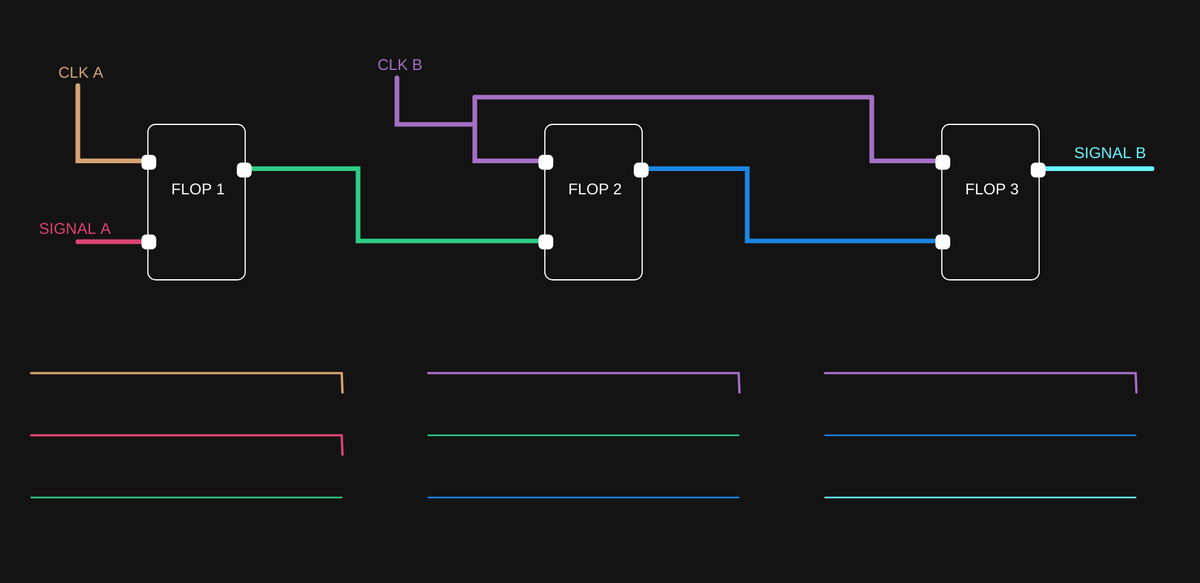
Frame 1 (no input)
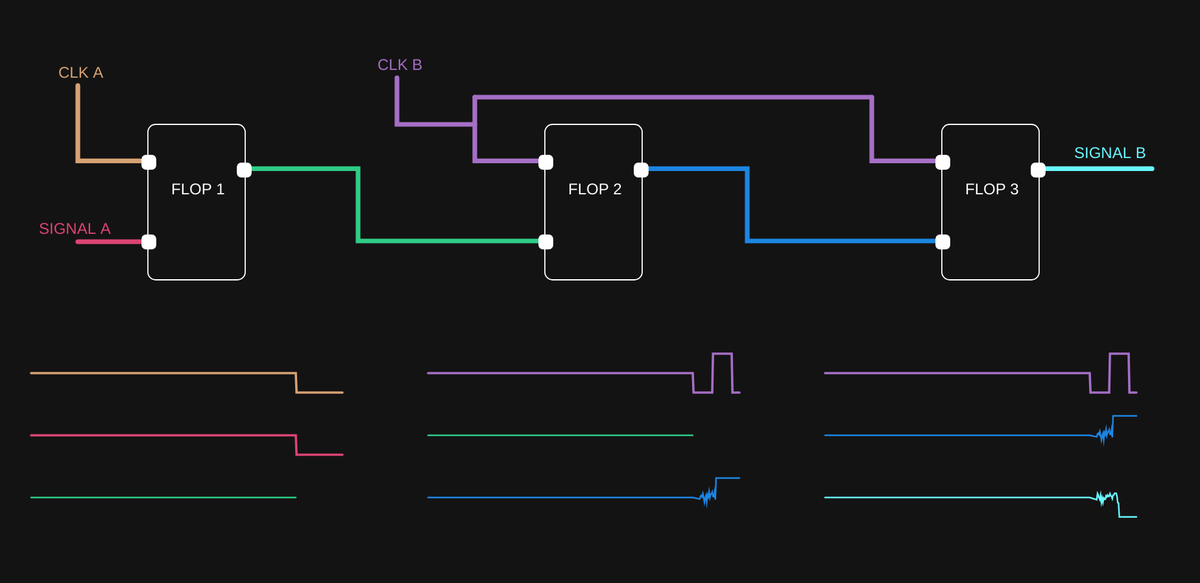
Frame 60 (no input)
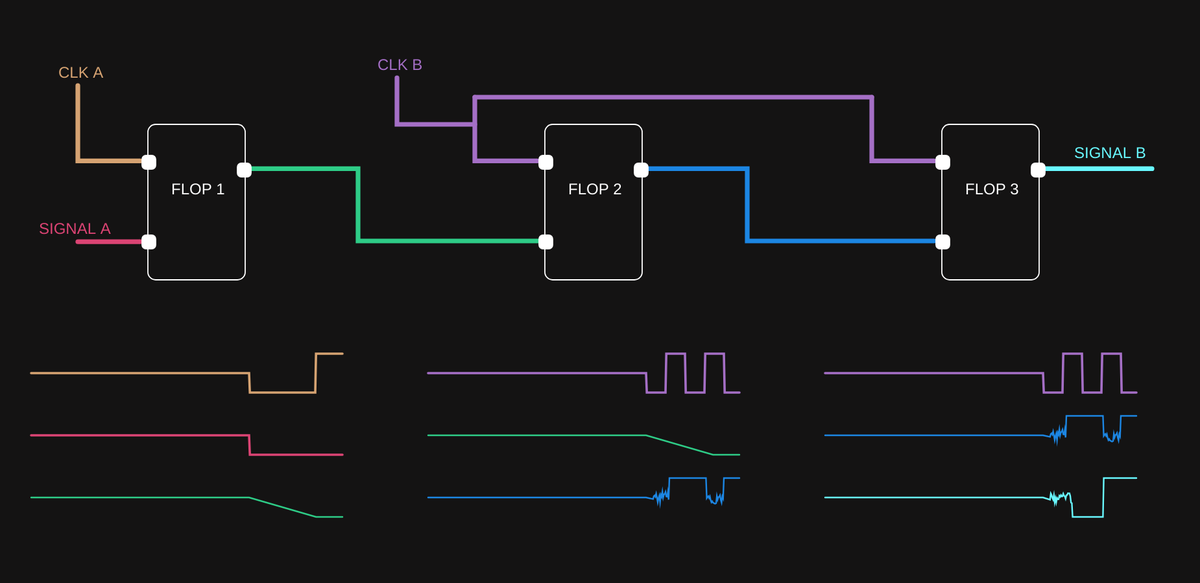
Frame 120 (the mouse pressed at the canvas centre since frame 60)

The p5.js sketch that drew these frames (run headless with seeded random() and noise() and a simulated clock; from frame 60 on, the mouse is pressed at the canvas centre):

// p5.js sketch
// ── sketch.js
const TIME_STEP = 2;
const GRAPH_SIZE = 400; 
const VOFFSET = 25;
const META_VOFFSET = 10;
const OVERSHOOT = 7;

err_inj = 0;

// CLOCK 1
let clk1;
let clk1_graph = [];

// CLOCK 2
let clk2;
let clk2_graph = [];

// OSCILLATOR (acts as data input)
let osc;
let osc_graph = [];

// FLOP 1
let flop1;
let flop1_graph = [];

// FLOP 2
let flop2;
let flop2_graph = [];

// FLOP 3
let flop3;
let flop3_graph = [];


function setup() {
  clk1  = new Clock(170, -1, 0);
  clk2  = new Clock(50, -1, 0);
  osc   = new Clock(250, -1, 0);
  flop1 = new Flop(1, 1);
  flop2 = new Flop(10, 15);
  flop3 = new Flop(10, 15);

  // assign initial values of all graphs to be zero
  for (let i = 0; i <= GRAPH_SIZE; i++) {
    clk1_graph[i] = 0;
    osc_graph[i] = 0;
    flop1_graph[i] = 0;
    clk2_graph[i] = 0;
    flop2_graph[i] = 0;
    flop3_graph[i] = 0;
  }

  // put setup code here
  createCanvas(1850, 900);
  background("#46404b");
  

  frameRate(60);
}

function draw() {
  clear();
  background("#141313");
  scale(1.2, 1.2, 1); // TEMP CODE FOR MAKING THINGS LARGER
  // scale(2, 2, 1); // TEMP CODE FOR MAKING THINGS LARGER


  connect();
  labels();


  // CLOCK 1
  clk1.instantiate();
  clk1.update(clk1_graph);
  clk1_graph = clk1.graph;
  translate(40, 480);
  clk1.draw("#d6a372");

  // OSCILLATOR (ACTS AS DATA)
  osc.fake_clk = err_inj;
  osc.instantiate();
  osc.update(osc_graph);
  osc_graph = osc.graph;
  translate(0, 80);
  osc.draw("#dc4474");


  // FLOP 1
  flop1.instantiate(clk1_graph[clk1_graph.length - 1], osc_graph[osc_graph.length - 1], 0);
  flop1.update(flop1_graph);
  flop1_graph = flop1.graph;
  flop1.draw_flop(150, -400, 2.5);
  translate(0, 80);
  flop1.draw("#2ecc87");
   
   
  // CLOCK 2
  clk2.instantiate();
  clk2.update(clk2_graph);
  clk2_graph = clk2.graph;
  translate(510, -160);
  clk2.draw("#a56fc6");
  
  translate(0, 80);
  flop1.draw("#2ecc87"); // for visualization

  // FLOP 2
  flop2.instantiate(clk2_graph[clk2_graph.length - 1], flop1_graph[flop1_graph.length - 1], 1);
  flop2.update(flop2_graph);
  flop2.debug();
  flop2_graph = flop2.graph;
  flop2.draw_flop(150, -400, 2.5);
  translate(0, 80);
  flop2.draw("#1c86e3");

  // FLOP 3
  flop3.instantiate(clk2_graph[clk2_graph.length - 1], flop2_graph[flop2_graph.length - 1], 0);
  flop3.update(flop3_graph);
  flop3_graph = flop3.graph;
  translate(510, -160);
  clk2.draw("#a56fc6"); // for visualization
  translate(0, 80);
  flop2.draw("#1c86e3"); // for visualization
  flop3.draw_flop(150, -400, 2.5);
  translate(0, 80);
  flop3.draw("#68f8ff");

}



class Clock {
  constructor(hold_time, skew_time, fake_clk) {
    // parameters
    this.hold_time = hold_time;
    this.skew_time = skew_time;
    this.fake_clk = fake_clk;

    
    // internal variables
    let time, ttime, curr_state, prev_state, real_clk;
    let graph = [];

    this.time  = 0;
    this.ttime = null;
    this.curr_state = 1; 
    this.prev_state = null; 
    this.real_clk = null;
  }

  instantiate() {

    // SO WE CAN REUSE CLOCK AS LIKE CONTROLLABLE OSCILlATORS
    if (this.fake_clk == 1) {
      if (this.real_clk == null) { 
        this.real_clk = this.hold_time;
        this.hold_time = this.hold_time/20;
      }
    } else {
      if (this.real_clk != null) { this.hold_time = this.real_clk; }
      this.real_clk = null;
    }

    if (this.time > 0 && this.time < this.hold_time) {
      // console.log("TIME : ", time, "TTIME : ", ttime, "STATE : ", curr_state);
    } else {
      if (this.ttime == null) {
        this.ttime = this.time;
        this.prev_state = this.curr_state;
        // console.log("GET TTIME : ", this.time);
      }
      if (this.time - this.ttime >= this.skew_time) {
        this.curr_state = this.prev_state*-1
        this.time = 0;
        this.ttime = null;
        // console.log("SKEW");
      } else {
        this.curr_state = 0;
        // console.log("RELEASE : ", this.time);
      }
    }
    // increment internal timer
    this.time += TIME_STEP;
  }

  update(graph) {
    // get value of graphs
    this.graph = graph;
    
    // update graph
    this.graph.shift();
    if (this.curr_state > 0) {
      this.graph.push(VOFFSET*-1);
    } else if (this.curr_state < 0) {
      this.graph.push(VOFFSET);
    } else if (this.curr_state == 0) {
      this.graph.push(VOFFSET*0);
    }
  }

  draw(color) {
    push();
    strokeWeight(3);
    stroke(color);
    noFill();
    beginShape();
    for (let i = 0; i <= this.graph.length; i++) {
      vertex(i , this.graph[i]);
    }
    endShape();
    pop();
  }

  debug() {
    console.log("INTERAL TIME : ", this.time);
    console.log("CURR STATE : ", this.curr_state);
  }
} // END OF CLASS CLOCK



class Flop {
  constructor(setup_time, hold_time) {
    this.setup_time = setup_time;
    this.hold_time = hold_time;

    let time, ttime, curr_state, prev_state;
    this.time = 0;
    this.ttime = 0;
    this.curr_state = 1;
    this.prev_state = null;

    let clk_in, data_in, sample_flag;
    this.clk_in = null;
    this.data_in = null;
    this.sample_flag = 0;
    
    //zero since assume, signal toggles from unknown to some value at time 0
    let data_toggle_time = 0;
    let clk_toggle_time  = 0;
    let data_minus_clk_time = 0;

    let stabilization_time;
    // 2.5 just some number I based, based on the ratio of the input clock's period
    this.stabilization_time =  (this.setup_time + this.hold_time)*3

    // use this for randomizing the time it takes for the flop to de-mestabilized
    this.stabilization_delta = null;

    let smoothie;
    this.smoothie = 0;

    let stab_area = (this.stabilization_time / 4);
    let meta_value = 0;
    let meta_ttime = 0;

    let propagation_delay;
    // i want delays to be proportional to the flop's timing, so most of these values are derived
    this.propagation_delay = this.hold_time - this.setup_time;
    let prop_ttime;
    this.prop_ttime = 1;

    let prop_flag;
    this.prop_flag = 1;


    let prop_hold_val;
    let prop_next_val;
    this.prop_hold_val = 0;
    this.prop_next_val = 0;

    let graph = [];
  }

  instantiate(clk, data, debug) {
    // CAPTURE POSEDGE
    if (this.clk_in != clk && clk < 0) {
      // capture initial value, for modelling propagation delay 
      this.prop_flag = 1;
      this.prop_hold_val = this.curr_state; 
      this.prop_next_val = null;
      
      // we need to this piecewise function since the data inputs are no longer normalized to
      // note the reverse stuff, because of graphing...
      // 1 to -1, when it is sampled from outside the class
      if (data > 0 ) { this.curr_state = -1; };
      if (data == 0 ) { this.curr_state = 0; };
      if (data < 0) { this.curr_state = 1; };
      this.sample_flag = 1;
      this.clk_toggle_time = this.time;
      this.prop_ttime = 0;

      if (debug == 1) {
        console.log("POSTIME : ", this.clk_toggle_time);
      }
    }

    // CHECK FOR SETUP TIME
    if (this.sample_flag == 1 && this.clk_toggle_time - this.data_toggle_time <= this.setup_time) {
      this.curr_state = 0;
      console.log("SETUP TIMING VIOLATION : ", this.clk_toggle_time - this.data_toggle_time);
    }
    
    // CAPTURE DATA EDGES
    // important to do this after the sampling time check
    if (this.data_in != data) {
      this.data_toggle_time = this.time;
      if (debug == 1) {
        console.log("DATTIME : ", this.data_toggle_time);
      }
    }

    // CHECK FOR HOLD TIME
    this.data_minus_clk_time = this.data_toggle_time - this.clk_toggle_time; 
    if (this.data_minus_clk_time <= this.hold_time && this.data_minus_clk_time >= 0 && this.prop_flag == 1) {
      this.curr_state = 0;
      console.log("HOLD TIMING VIOLATION : ", this.data_toggle_time - this.clk_toggle_time);
    }

    if (this.sample_flag == 1) {
      this.ttime += TIME_STEP;
      if (this.ttime >= this.hold_time) {
        this.ttime = 0;
        this.sample_flag = 0;
      }
    }

    // PROPAGATION DELAY
    if (this.prop_ttime <= this.propagation_delay) {
      if (this.prop_next_val == null) { 
        this.prop_next_val = this.curr_state; 
      }
      if (this.prop_hold_val == null) { 
          if (this.graph[0] > 0 )  { this.prop_hold_val = -1; };
          if (this.graph[0] == 0 ) { this.prop_hold_val = 0; };
          if (this.graph[0] < 0)   { this.prop_hold_val = 1; };
      }
      this.curr_state = this.prop_hold_val;
      // console.log("HOLD VALUE : ", this.curr_state);
      // console.log("NEXT VALUE : ", this.prop_next_val);
      this.prop_ttime += TIME_STEP;
    }
    if (this.prop_flag == 1 && this.prop_ttime > this.propagation_delay) {
      this.curr_state = this.prop_next_val;
      // METASTABILITY
      if (this.stabilization_delta == null) { this.stabilization_delta = random((this.stabilization_time/2), this.stabilization_time); }
      if (this.curr_state == 0 && this.meta_ttime <= this.stabilization_delta) {
      // if (this.curr_state == 0 && this.meta_ttime <= (this.stabilization_time + random(0, this.stabilization_delta))) {
        // make animations look nicer (remove jagginess and like "random" feel)
        if (this.smoothie <= 1.2) {
          this.smoothie += 0.3;
        } else {
          this.smoothie = 0;
          this.meta_value = noise(this.time);
        }
        this.meta_ttime += TIME_STEP;
      } else {
        // if (this.meta_ttime >= this.stabilization_time) {
        if (this.meta_ttime >= this.stabilization_delta) {
          console.log("BEFORE RANDOM (meta_value) : ", this.graph[0]);
          if (this.graph[this.graph.length - 2] > 0) { this.curr_state = -1;}
          if (this.graph[this.graph.length - 2] < 0) { this.curr_state = 1;}
          // if 0.509 = leaning 
          // if 0.78  = leaning LOW
          // this.curr_state = random([1, -1]);
          this.prop_next_val = null;
          this.prop_hold_val = null;
          this.stabilization_delta = null;
          this.prop_flag = 0;
          console.log("APPEAR ONCE?");
        }
        this.meta_ttime = 0;
      }
    }
    this.clk_in = clk;
    this.data_in = data;



    this.sample_flag = 0;

    // increment internal timer
    this.time += TIME_STEP;
  }

  update(graph) {
    // get value of graphs
    this.graph = graph;

    if (this.curr_state == null) {this.curr_state = 0;}
    console.log("STATE GRAPH: ", this.curr_state);
    
    // update graph
    this.graph.shift();
    if (this.curr_state > 0) {
      this.graph.push(VOFFSET*-1);
    } else if (this.curr_state < 0) {
      this.graph.push(VOFFSET);
    } else if (this.curr_state == 0) {
      // -1 is for normalizing the waveform to be somewhere in the middle
      this.graph.push((META_VOFFSET)*(this.meta_value + random() - 1));
    }
  }

  draw(color) {
    push();
    strokeWeight(2);
    stroke(color);
    noFill();
    beginShape();
    for (let i = 0; i <= this.graph.length; i++) {
      vertex(i , this.graph[i]);
    }
    endShape();
    pop();
  }

  draw_flop(x, y, flop_size) {
    push();
    stroke("white");
    strokeWeight(0.6 * flop_size);
    noFill();
    rect(x, y, (50 * flop_size), (80 * flop_size), 10);

    fill("white");
    rect(x - 3*flop_size, y + 16*flop_size,  (7 * flop_size), (7 * flop_size), 5);

    fill("white");
    rect(x - 3*flop_size, y + 57*flop_size,  (7 * flop_size), (7 * flop_size), 5);

    fill("white");
    rect(x + 46*flop_size, y + 20*flop_size,  (7 * flop_size), (7 * flop_size), 5);

    pop();
  }

  debug() {
    // console.log("SETUP TIMING VIOLATION : ", this.clk_toggle_time - this.data_toggle_time);
    // console.log("HOLD TIMING VIOLATION : ", this.data_toggle_time - this.clk_toggle_time);
  }

} // END OF CLASS FLOP



function connect() {
  // FLOP 1 CLK IN
  push();
  stroke("#d6a372");
  strokeWeight(6);
  noFill();
  beginShape();
  vertex(100, 110);
  vertex(100, 207);
  vertex(180, 207);
  endShape();
  pop();

  // FLOP 1 DATA IN
  push();
  stroke("#dc4474");
  strokeWeight(6);
  noFill();
  beginShape();
  vertex(100, 311);
  vertex(180, 311);
  endShape();
  pop();
  

  // FLOP 2 CLK IN AND FLOP 3 CLK IN
  push();
  stroke("#a56fc6");
  strokeWeight(6);
  noFill();

  beginShape();
  vertex(510, 100);
  vertex(510, 160);
  vertex(610, 160);
  endShape();

  beginShape();
  vertex(610, 125);
  vertex(510 + 610, 125);
  endShape();

  beginShape();
  vertex(610, 125);
  vertex(610, 207);
  vertex(690, 207);
  endShape();

  beginShape();
  vertex(510 + 610, 125);
  vertex(510 + 610, 207);
  vertex(510 + 690, 207);
  endShape();
  pop();


  // FLOP 1 OUT to FLOP 2 IN
  push();
  stroke("#2ecc87");
  strokeWeight(6);
  noFill();
  beginShape();
  vertex(320, 217);
  vertex(460, 217);
  vertex(460, 310);
  vertex(700, 310);
  endShape();
  pop();

  // FLOP 2 OUT to FLOP 3 IN
  push();
  stroke("#1c86e3");
  strokeWeight(6);
  noFill();
  beginShape();
  vertex(500 + 320, 217);
  vertex(500 + 460, 217);
  vertex(500 + 460, 310);
  vertex(500 + 700, 310);
  endShape();
  pop();

  // FLOP 3 OUT
  push();
  stroke("#68f8ff");
  strokeWeight(6);
  noFill();
  beginShape();
  vertex(1000 + 340, 217);
  vertex(1000 + 480, 217);
  endShape();
  pop();
}

function labels() {
  // text_offset = 10;
  // text_offset = text_offset*0.5*flop_size + 1;
  push();
  textSize(20)
  fill("white")
  text("FLOP 1", 220, 250);
  text("FLOP 2", 730, 250);
  text("FLOP 3", 1240, 250);
  pop();

  push();
  textSize(20)
  fill("#d6a372")
  text("CLK A", 75, 100);
  push();

  push();
  textSize(20)
  fill("#a56fc6")
  text("CLK B", 485, 90);
  push();

  push();
  textSize(20)
  fill("#dc4474")
  text("SIGNAL A", 50, 301);
  push();

  push();
  textSize(20)
  fill("#68f8ff")
  text("SIGNAL B", 1380, 203);
  push();
}


// SIGNAL GENERATOR
